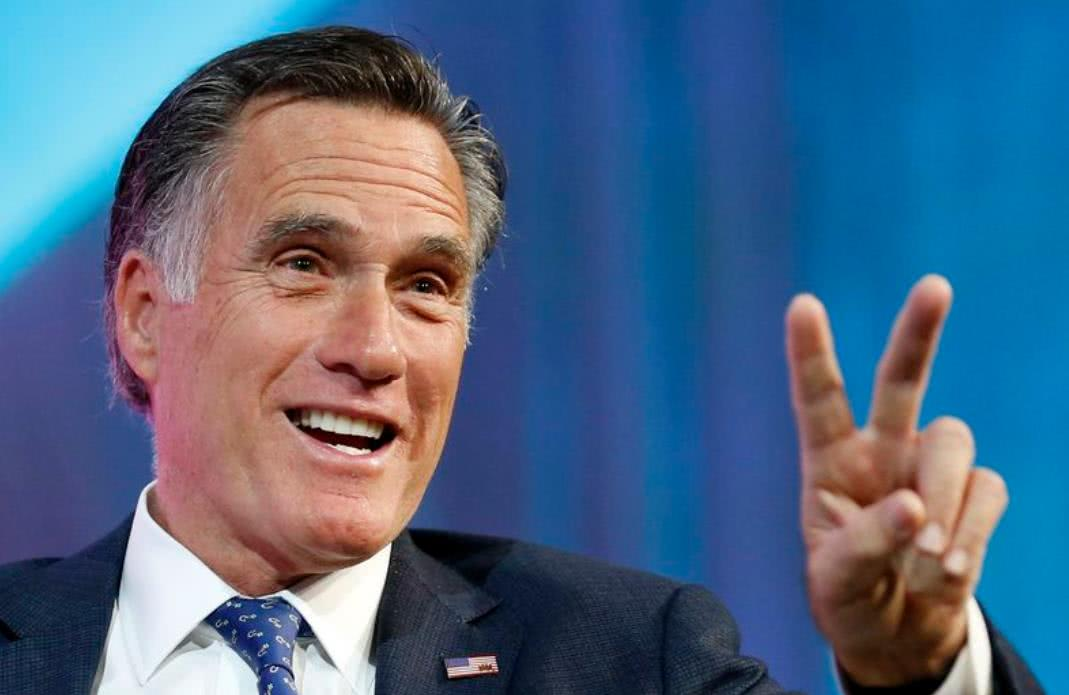
#> input picture Picture_3.jpg, 1069 x 695 px
$ python '3.6 位平面分解.py'
#> lines starting #> are read from the running program, lines starting #| are printed output that depends on the picture; after the words box and inside, x2 and y2 are one past the last pixel; in counts of white or black regions, pixels touching at a corner belong together
'''
在八位灰度图中， 数值范围为 0~255 为8 位二进制
二进制的不同位 剥离 为 a0 a2 ... a7
其中 a0 为最低位，权重最低 对图像的影响最小
其中 a7 为最高位，权重最大 对图像的影响最大

在八位灰度图中，可以将原图分解为八个位平面
针对 RGB 图像 可以将 RGB 三通道分解 ，再将 三通道 逐一分解合并
称为 原始图像的 N 位分解
'''

'''
图像预处理具体步骤：
构造提取矩阵：
元素值均为 2 的 N 次方
提取位平面：
将灰度图像与提取矩阵进行 按位与运算
10110001 预进行 第四位分解
10110001 --and 00010000 ---> 00010000
10100001 --and 00010000 ---> 00000000
'''

'''
note：
提取位平面 也可以通过将 二进制像素值 右移至 指定位 ，然后对二 取模得到
'''

'''
4.范值处理

将 普通数 转化 为 255 即 位图纯色
语句：
mask =RD[:, :, i] >0
mask 将 RD 中大于 零 的元素提取出来
大于零的元素 --->TRUE
等于小于零的元素 --->FALSE

RD[mask] =255

对 mask 对应为 TRUE 的值 赋值

'''
# Demo 3.5.1
import  cv2
import numpy as np

img_ =cv2.imread('Picture_3.jpg')
#> img_ is the input picture: shape (695, 1069, 3); mean B, G, R 131.5, 102.8, 77.3
cv2.imshow('Before', img_)
img_b =img_[:, :, 1]
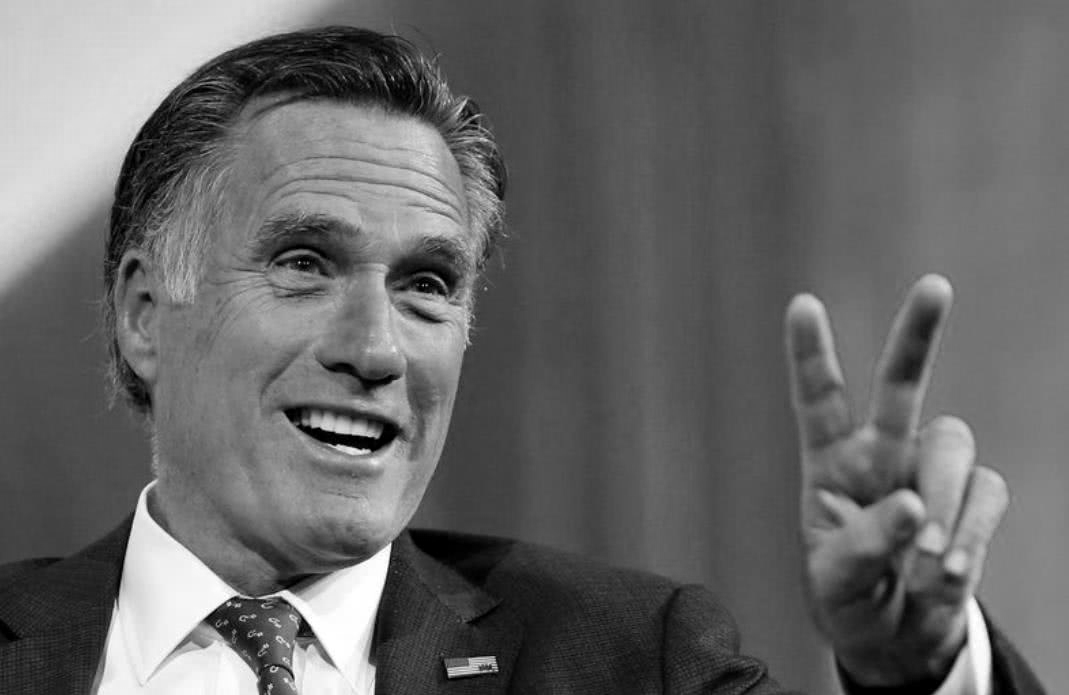
#> img_b: shape (695, 1069); min 0, max 255, mean 102.8
cv2.imshow('Get_bit_map',img_b)
wi,hi =img_b.shape
#> wi = 695; hi = 1069
masks =np.zeros((wi, hi, 8),dtype=np.uint8)
# 相当于 八个滤镜 作用
#初始化提取矩阵
for index in range(0, 8):
    masks[ :, :, index] =2**index
for index in range(0, 8):
    img_trans =cv2.bitwise_and(masks[ :, :, index], img_b)
    # 范值处理
    mask =img_trans >0
    img_trans[mask] =255
    cv2.imshow(f'RD-{index}',img_trans)
#> this loop made 8 passes
#> pass 1, `img_trans =cv2.bitwise_and(masks[ :, :, index], img_b)`:
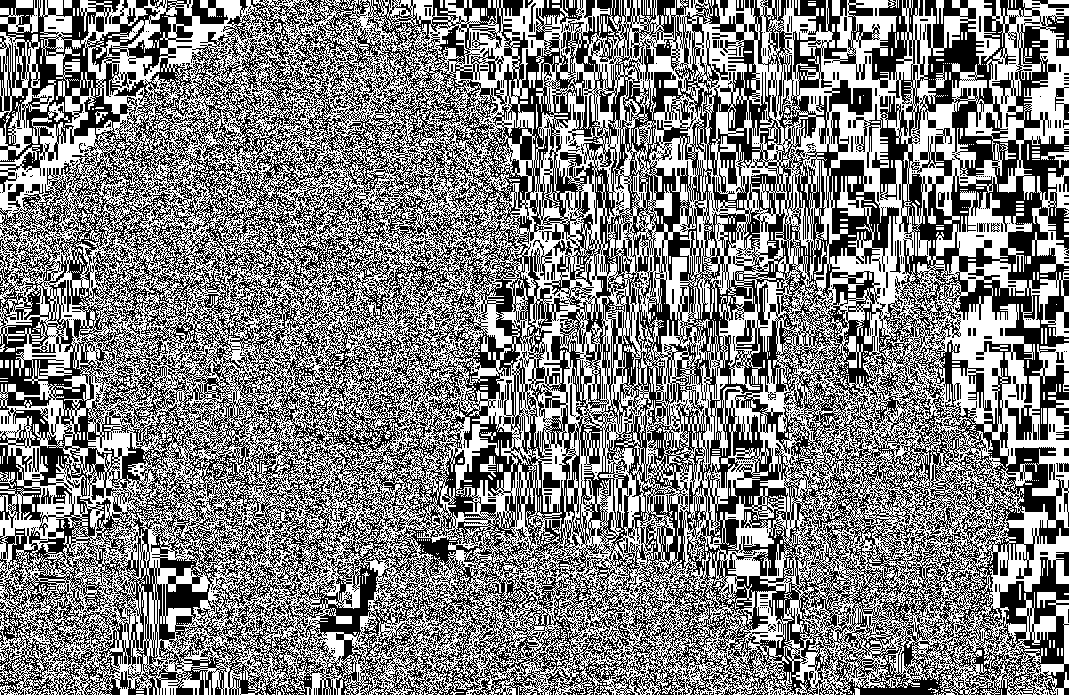
#> img_trans: shape (695, 1069); values 0 (black) and 1 (white), 50.1% white; 1670 black regions (1587 under 20 px), largest, box (x1, y1, x2, y2) and area: (0, 0, 1069, 695) 360667, (1005, 400, 1032, 440) 512, (1055, 87, 1069, 128) 211
#> pass 2, `img_trans =cv2.bitwise_and(masks[ :, :, index], img_b)`:
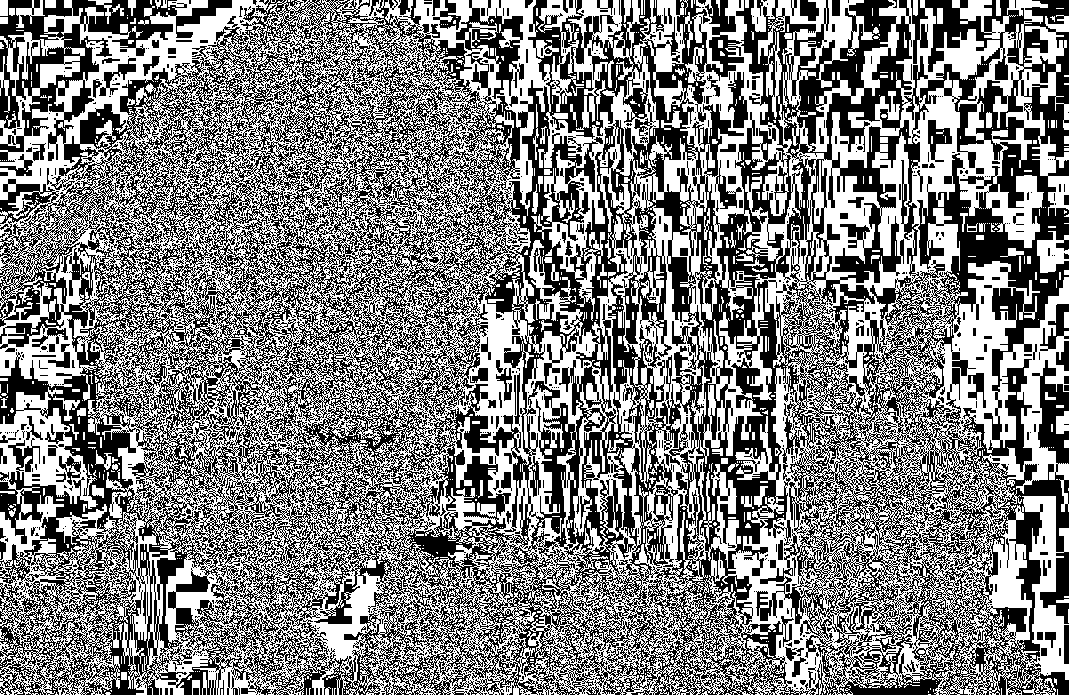
#> img_trans: shape (695, 1069); values 0 (black) and 2 (white), 50.3% white; 1751 black regions (1567 under 20 px), largest, box (x1, y1, x2, y2) and area: (0, 0, 1069, 695) 349914, (456, 0, 524, 99) 2198, (728, 72, 748, 128) 621
#> after the loop:
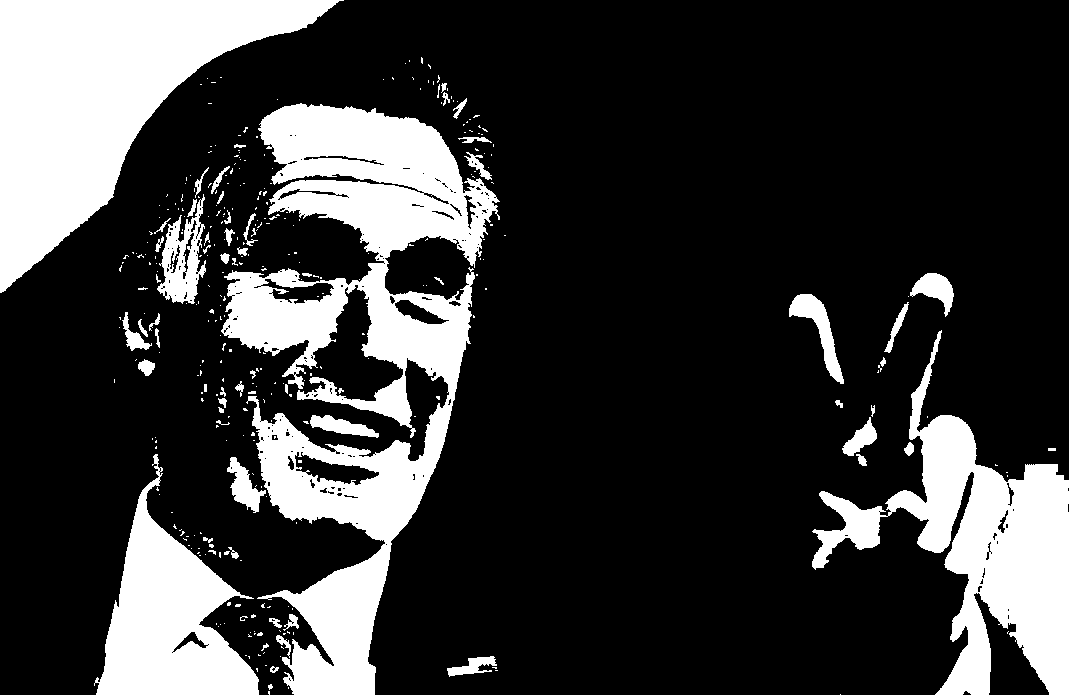
#> img_trans: shape (695, 1069); 22.6% white; 352 white regions (287 under 20 px), largest, box (x1, y1, x2, y2) and area: (221, 103, 500, 695) 63469, (0, 0, 344, 293) 42922, (812, 330, 1069, 695) 30832
cv2.waitKey()
cv2.destroyAllWindows()

$ run again, with Picture_2.jpg copied over Picture_3.jpg
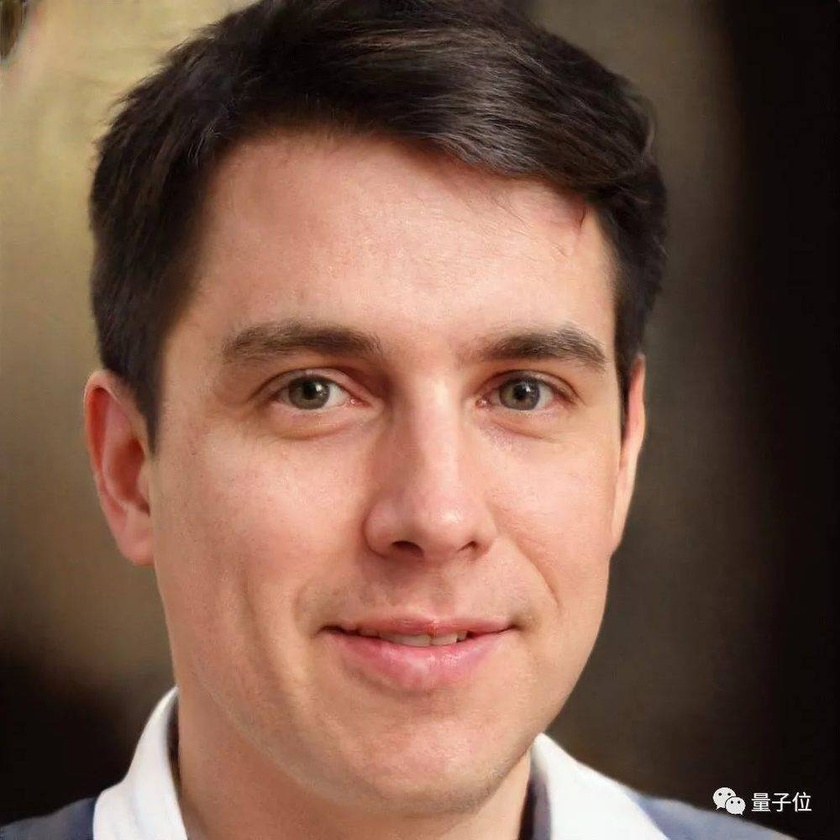
#> input picture Picture_2.jpg, 840 x 840 px, shrunk from 1000 x 1000 before the run
#> img_ is the input picture: shape (840, 840, 3); mean B, G, R 74.9, 90.6, 123
#> the loop `for index in range(0, 8):` made 8 passes
#> pass 1, `img_trans =cv2.bitwise_and(masks[ :, :, index], img_b)`:
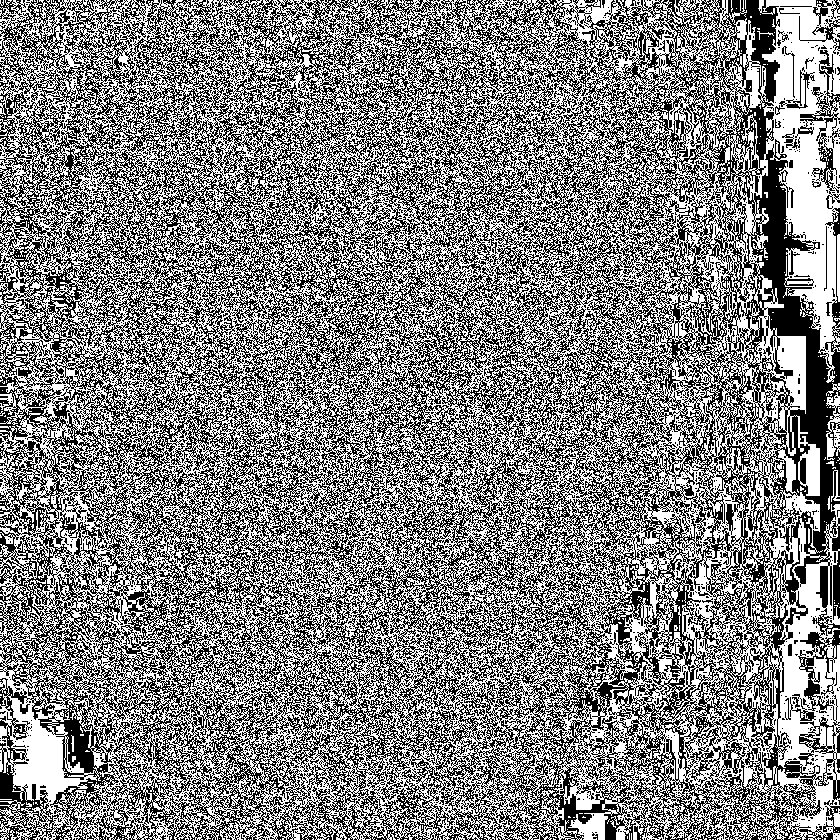
#> img_trans: shape (840, 840); values 0 (black) and 1 (white), 50.9% white; black in thin lines or dots
#> after the loop `for index in range(0, 8):`:
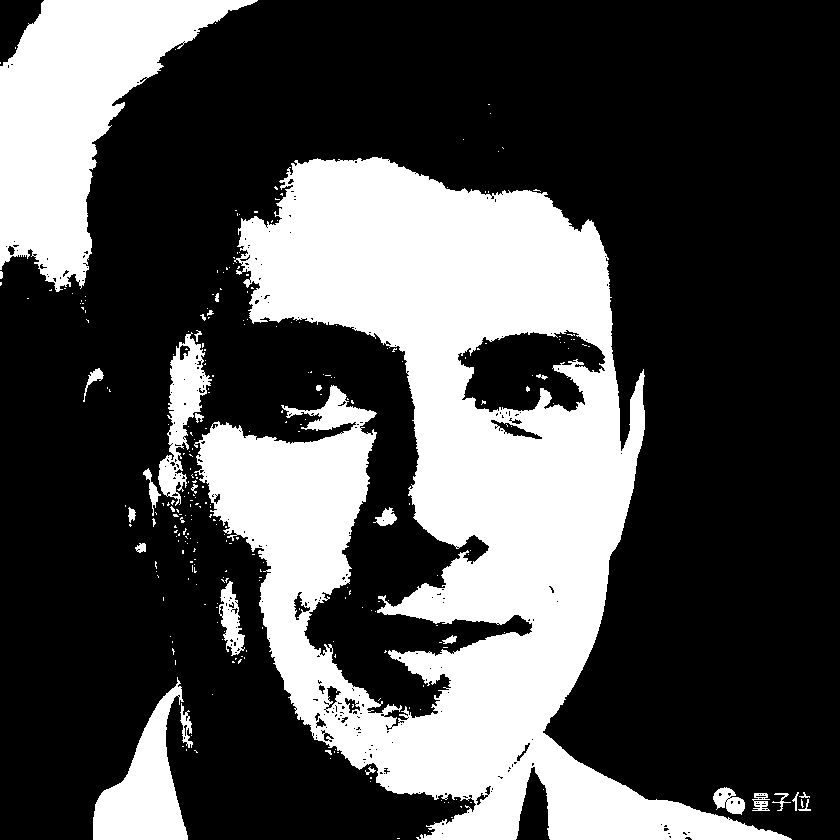
#> img_trans: shape (840, 840); 31.2% white; 284 white regions (255 under 20 px), largest, box (x1, y1, x2, y2) and area: (194, 157, 792, 840) 172250, (0, 0, 258, 292) 32552, (93, 677, 188, 840) 7336

$ run again, with Picture_4.jpg copied over Picture_3.jpg
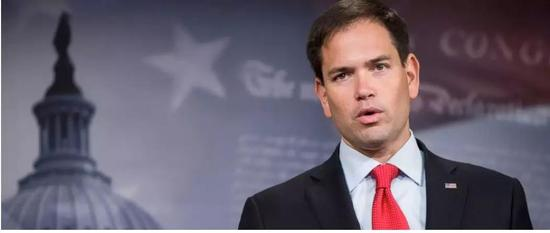
#> input picture Picture_4.jpg, 550 x 233 px
#> img_ is the input picture: shape (233, 550, 3); mean B, G, R 110, 96.2, 106.1
#> the loop `for index in range(0, 8):` made 8 passes
#> pass 1, `img_trans =cv2.bitwise_and(masks[ :, :, index], img_b)`:
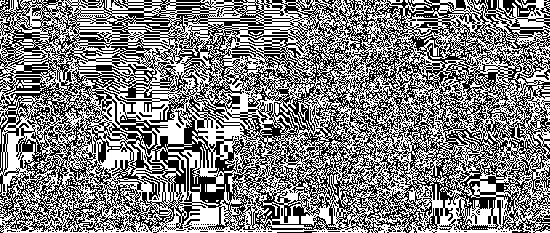
#> img_trans: shape (233, 550); values 0 (black) and 1 (white), 50.7% white; black in thin lines or dots
#> after the loop `for index in range(0, 8):`:
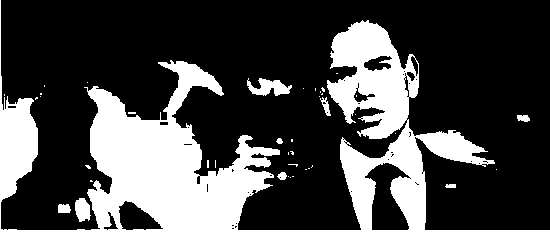
#> img_trans: shape (233, 550); 27.3% white; 41 white regions (32 under 20 px), largest, box (x1, y1, x2, y2) and area: (0, 0, 550, 233) 33634, (247, 78, 292, 96) 465, (75, 198, 91, 222) 286
